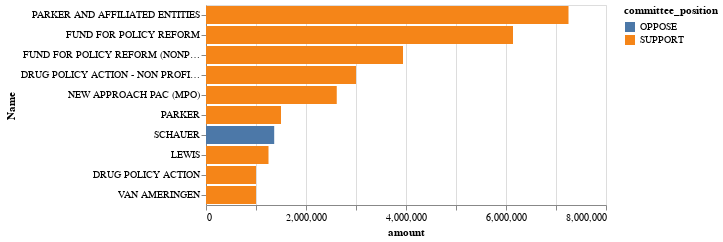

The code cell stored with this chart in its notebook:
### Code cell
alt.Chart(top_donors.head(10)).mark_bar().encode(
    x='amount',
    y=alt.Y('contributor_lastname', title='Name', sort='-x'),
    color='committee_position'
)

### Figure 1 — Vega-Lite specification as saved in the notebook (floating-point values rounded to 4 significant figures)
{"config": {"view": {"continuousWidth": 400, "continuousHeight": 300}}, "data": {"name": "data-d25930141d377704fb84225cfc80e85e"}, "mark": "bar", "encoding": {"color": {"type": "nominal", "field": "committee_position"}, "x": {"type": "quantitative", "field": "amount"}, "y": {"type": "nominal", "field": "contributor_lastname", "sort": "-x", "title": "Name"}}, "$schema": "https://vega.github.io/schema/vega-lite/v4.0.2.json", "datasets": {"data-d25930141d377704fb84225cfc80e85e": [{"contributor_firstname": "SEAN", "contributor_lastname": "PARKER AND AFFILIATED ENTITIES", "committee_position": "SUPPORT", "amount": 7250000.0}, {"contributor_firstname": "", "contributor_lastname": "FUND FOR POLICY REFORM", "committee_position": "SUPPORT", "amount": 6140000.0}, {"contributor_firstname": "", "contributor_lastname": "FUND FOR POLICY REFORM (NONPROFIT 501 (C)(4))", "committee_position": "SUPPORT", "amount": 3940000.0}, {"contributor_firstname": "", "contributor_lastname": "DRUG POLICY ACTION - NON PROFIT 501C4, YES ON PROP. 64", "committee_position": "SUPPORT", "amount": 3000000.0}, {"contributor_firstname": "", "contributor_lastname": "NEW APPROACH PAC (MPO)", "committee_position": "SUPPORT", "amount": 2615000.0}, {"contributor_firstname": "SEAN", "contributor_lastname": "PARKER", "committee_position": "SUPPORT", "amount": 1500000.0}, {"contributor_firstname": "JULIE", "contributor_lastname": "SCHAUER", "committee_position": "OPPOSE", "amount": 1364000.0}, {"contributor_firstname": "DANIEL", "contributor_lastname": "LEWIS", "committee_position": "SUPPORT", "amount": 1250000.0}, {"contributor_firstname": "", "contributor_lastname": "DRUG POLICY ACTION", "committee_position": "SUPPORT", "amount": 1000000.0}, {"contributor_firstname": "HENRY", "contributor_lastname": "VAN AMERINGEN", "committee_position": "SUPPORT", "amount": 1000000.0}]}}
